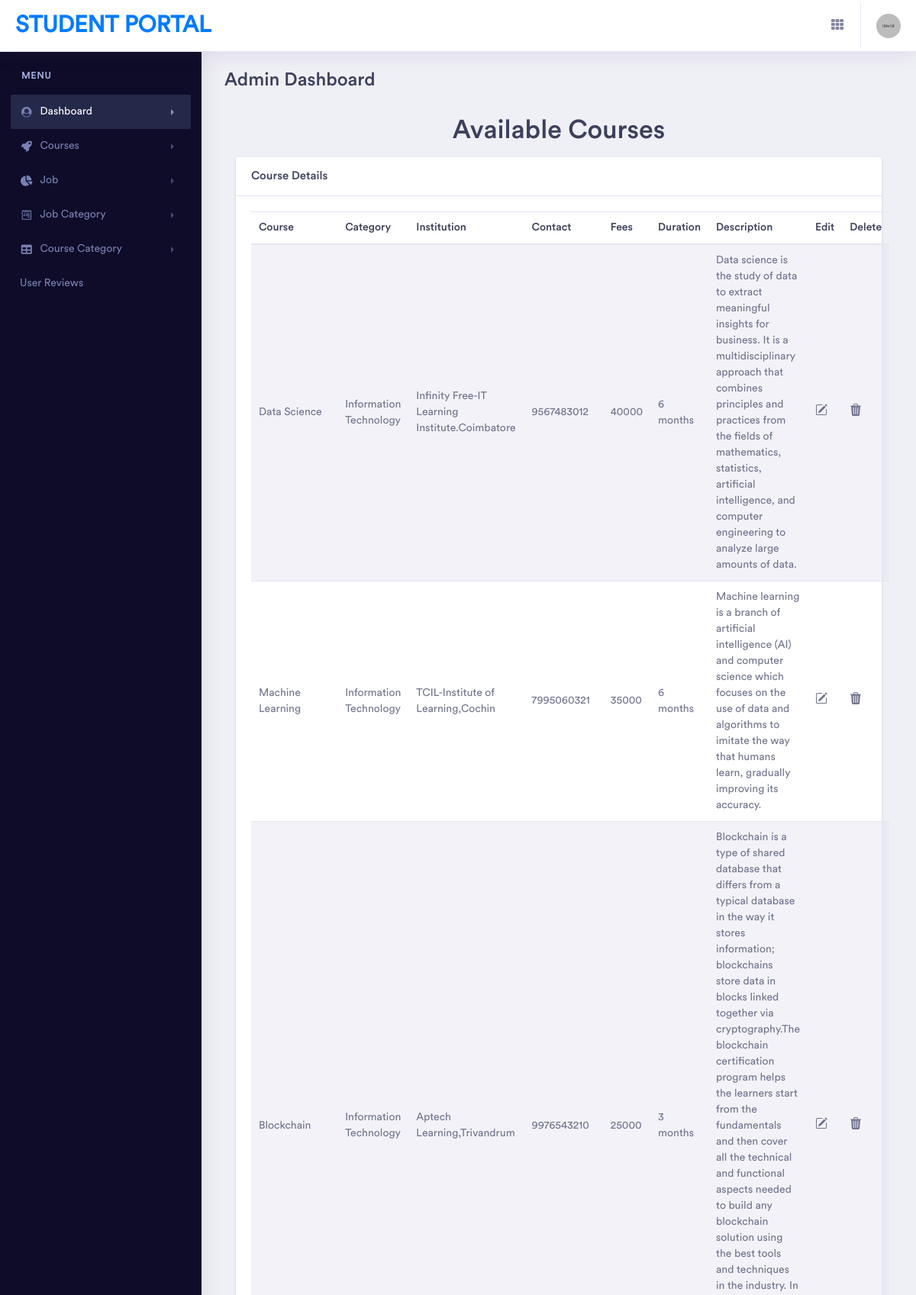
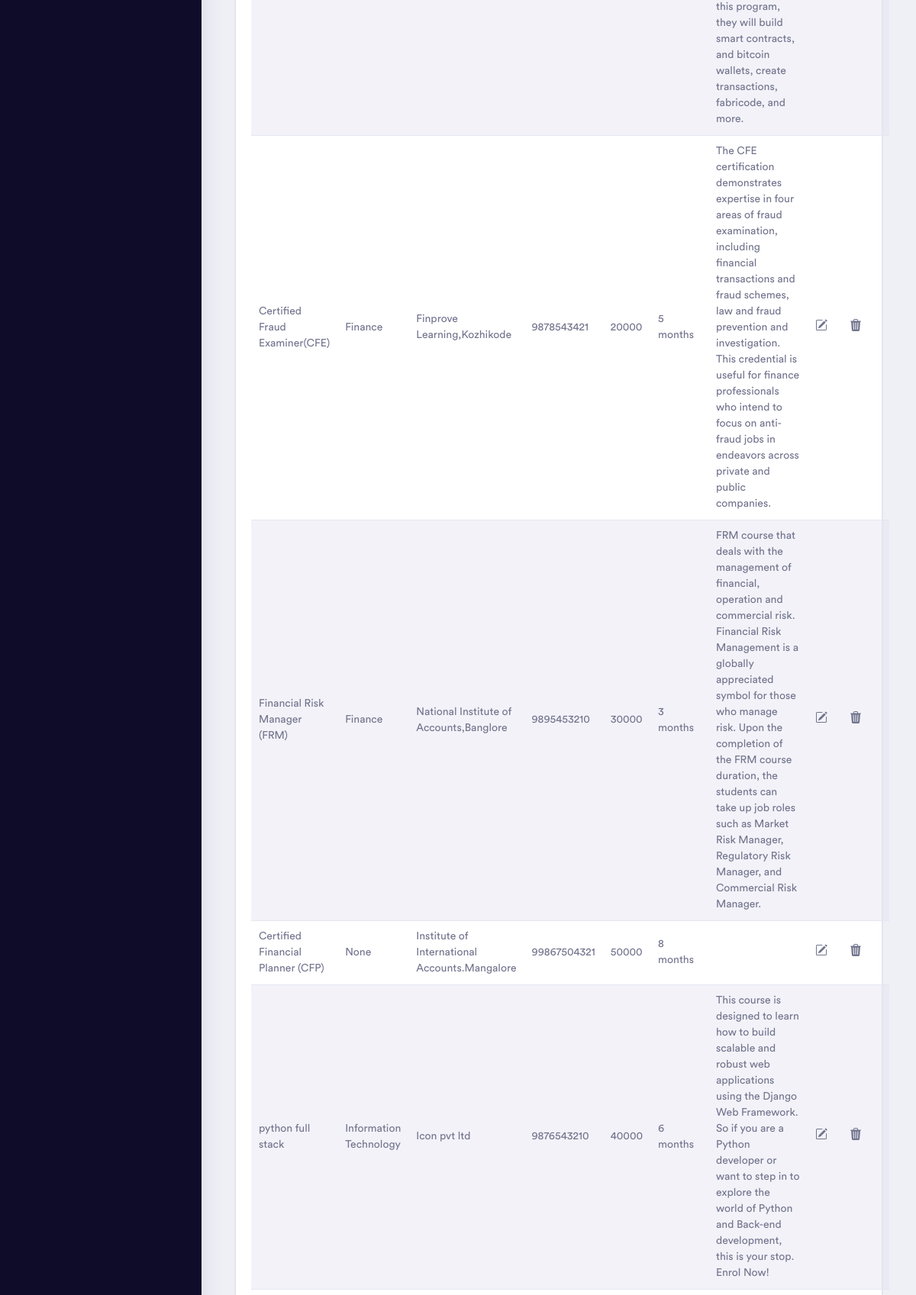
/backend/displaycourse/ (upper part), run on the app's committed database (2 pictures, top to bottom).
### Backend/models.py (models this page shows)
class Coursedb(models.Model):
    Course_id = models.AutoField(primary_key=True)
    Course = models.CharField(max_length=100, null=True, blank=True)
    Description = models.TextField(null=True, blank=True)
    Category= models.CharField(max_length=100, null=True, blank=True)
    Institution = models.CharField(max_length=100, null=True, blank=True)
    Contact=models.IntegerField(null=True,blank=True)
    Duration = models.CharField(max_length=100, null=True, blank=True)
    Fees = models.IntegerField(null=True, blank=True)

### Backend/views.py (the view)
# urls.py: path('displaycourse/', views.DisplayCourse, name='displaycourse'),
def DisplayCourse(request):
    data=Coursedb.objects.all()
    return render(request,'DisplayCoursePage.html',{'data':data})

### Backend/templates/DisplayCoursePage.html (shortened to what this page needs)
<!DOCTYPE html>
{% extends 'Index.html' %}
{% block content %}
<html lang="en">
<head>
</head>
<body>
<h1 style="text-align:center;">Available Courses</h1>
<div class="col-lg-12 grid-margin stretch-card">
                            <div class="card">
                                <h5 class="card-header">Course Details</h5>
                                <div class="card-body">
                                    <table class="table table-striped ">
                                        <thead>
                                            <tr>
                                                <th scope="col">Course</th>
                                                <th scope="col">Category</th>
                                                <th scope="col">Institution</th>
                                                <th scope="col">Contact</th>
                                                <th scope="col">Fees</th>
                                                <th scope="col">Duration</th>
                                                <th scope="col">Description</th>
                                                <th scope="col">Edit</th>
                                                <th scope="col">Delete</th>
                                            </tr>
                                        </thead>
                                        <tbody>
                                        {% for i in data %}
                                            <tr>
                                                <td>{{i.Course}}</td>
                                                <td>{{i.Category}}</td>
                                                <td>{{i.Institution}}</td>
                                                <td>{{i.Contact}}</td>
                                                <td>{{i.Fees}}</td>
                                                <td>{{i.Duration}}</td>
                                                <td>{{i.Description}}</td>
                                                <td>
                                                    <a href="{% url 'editcourse' id=i.Course_id %}">
                                                    </a>
                                                </td>
                                                <td>
                                                    <a href="{% url 'deletecourse' id=i.Course_id %}">
                                                    </a>
                                                </td>
                                            </tr>
                                        {% endfor %}
                                        </tbody>
                                    </table>
                                </div>
                            </div>
                        </div>
</body>
</html>
{% endblock %}

### data on the page
Coursedb: Course "Data Science", Category "Information Technology", Institution "Infinity Free-IT Learning Institute.Coimbatore", Contact "9567483012", Fees "40000", Duration "6 months", Description "Data science is the study of data to extract meaningful insights for business. It is a multidisciplinary approach that combines principles and practices from the fields of mathematics, statistics, artificial intelligence, and computer engineering to analyze large amounts of data."
Coursedb: Course "Machine Learning", Category "Information Technology", Institution "TCIL-Institute of Learning,Cochin", Contact "7995060321", Fees "35000", Duration "6 months", Description "Machine learning is a branch of artificial intelligence (AI) and computer science which focuses on the use of data and algorithms to imitate the way that humans learn, gradually improving its accuracy."
Coursedb: Course "Blockchain", Category "Information Technology", Institution "Aptech Learning,Trivandrum", Contact "9976543210", Fees "25000", Duration "3 months", Description "Blockchain is a type of shared database that differs from a typical database in the way it stores information; blockchains store data in blocks linked together via cryptography.The blockchain certification program helps the learners start from the fundamentals and then cover all the technical and functional aspects needed to build any blockchain solution using the best tools and techniques in the industry. In this program, they will build smart contracts, and bitcoin wallets, create transactions, fabricode, and more."
Coursedb: Course "Certified Fraud Examiner(CFE)", Category "Finance", Institution "Finprove Learning,Kozhikode", Contact "9878543421", Fees "20000", Duration "5 months", Description "The CFE certification demonstrates expertise in four areas of fraud examination, including financial transactions and fraud schemes, law and fraud prevention and investigation. This credential is useful for finance professionals who intend to focus on anti-fraud jobs in endeavors across private and public companies."
Coursedb: Course "Financial Risk Manager (FRM)", Category "Finance", Institution "National Institute of Accounts,Banglore", Contact "9895453210", Fees "30000", Duration "3 months", Description "FRM course that deals with the management of financial, operation and commercial risk. Financial Risk Management is a globally appreciated symbol for those who manage risk. Upon the completion of the FRM course duration, the students can take up job roles such as Market Risk Manager, Regulatory Risk Manager, and Commercial Risk Manager."
Coursedb: Course "Certified Financial Planner (CFP)", Category "None", Institution "Institute of International Accounts.Mangalore", Contact "99867504321", Fees "50000", Duration "8 months"
Coursedb: Course "python full stack", Category "Information Technology", Institution "Icon pvt ltd", Contact "9876543210", Fees "40000", Duration "6 months", Description "This course is designed to learn how to build scalable and robust web applications using the Django Web Framework. So if you are a Python developer or want to step in to explore the world of Python and Back-end development, this is your stop. Enrol Now!"
